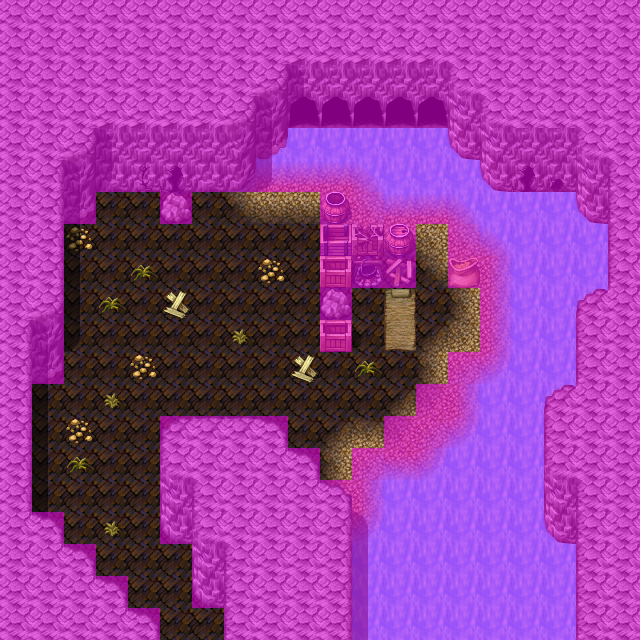

This game map was drawn from its Tiled (.tmx) file and the tilesets committed beside it. A one-line description and the trimmed map source follow:
An orthogonal 20x20 tile map with 32x32 px tiles, 4 tile layers (Ground, Objects, Above, Walkable), 12 tilesets and 5 objects (2x spawn, mapchange, rest, key).

<map version="1.0" orientation="orthogonal" width="20" height="20" tilewidth="32" tileheight="32">
    <tileset firstgid="1" name="map_3" tilewidth="32" tileheight="32">
        <image source="../drawable/map_3.png" />
    </tileset>
    <tileset firstgid="65" name="map_4" tilewidth="32" tileheight="32">
        <image source="../drawable/map_4.png" />
    </tileset>
    <tileset firstgid="129" name="map_5" tilewidth="32" tileheight="32">
        <image source="../drawable/map_5.png" />
    </tileset>
    <tileset firstgid="193" name="map_0" tilewidth="32" tileheight="32">
        <image source="../drawable/map_0.png" />
    </tileset>
    <tileset firstgid="257" name="map_1" tilewidth="32" tileheight="32">
        <image source="../drawable/map_1.png" />
    </tileset>
    <tileset firstgid="321" name="map_2" tilewidth="32" tileheight="32">
        <image source="../drawable/map_2.png" />
    </tileset>
    <tileset firstgid="385" name="map_29" tilewidth="32" tileheight="32">
        <image source="../drawable/map_29.png" />
    </tileset>
    <tileset firstgid="449" name="map_6" tilewidth="32" tileheight="32">
        <image source="../drawable/map_6.png" />
    </tileset>
    <tileset firstgid="513" name="map_9" tilewidth="32" tileheight="32">
        <image source="../drawable/map_9.png" />
    </tileset>
    <tileset firstgid="577" name="map_8" tilewidth="32" tileheight="32">
        <image source="../drawable/map_8.png" />
    </tileset>
    <tileset firstgid="641" name="map_7" tilewidth="32" tileheight="32">
        <image source="../drawable/map_7.png" />
    </tileset>
    <tileset firstgid="705" name="map_10" tilewidth="32" tileheight="32">
        <image source="../drawable/map_10.png" />
    </tileset>
    <layer name="Ground" width="20" height="20">
        <data>[400 cells, 400 non-empty, 13 distinct tile ids]</data>
    </layer>
    <layer name="Objects" width="20" height="20">
        <data>[400 cells, 94 non-empty, 32 distinct tile ids]</data>
    </layer>
    <layer name="Above" width="20" height="20">
        <data>[400 cells, 32 non-empty, 11 distinct tile ids]</data>
    </layer>
    <layer name="Walkable" width="20" height="20">
        <data>[400 cells, 302 non-empty, 1 distinct tile ids]</data>
    </layer>
    <objectgroup name="Mapevents" visible="0">
        <object name="south" type="mapchange" x="160" y="608" width="64" height="32">
            <properties>
                <property name="map" value="mountaincave2" />
                <property name="place" value="north" />
            </properties>
        </object>
        <object name="rest" type="rest" x="384" y="320" width="32" height="32" />
    </objectgroup>
    <objectgroup name="Spawn">
        <object name="scaradon_1" type="spawn" x="32" y="384" width="160" height="192">
            <properties>
                <property name="spawngroup" value="scaradon_1" />
            </properties>
        </object>
        <object name="thorin" type="spawn" x="352" y="288" width="32" height="32">
            <properties>
                <property name="spawngroup" value="thorin" />
            </properties>
        </object>
    </objectgroup>
    <objectgroup name="Keys">
        <object name="thorin:40" type="key" x="384" y="320" width="32" height="32">
            <properties>
                <property name="phrase" value="mountaincave_sleep" />
                <property name="requireId" value="thorin" />
                <property name="requireType" value="questProgress" />
                <property name="requireValue" value="40" />
            </properties>
        </object>
    </objectgroup>
</map>
